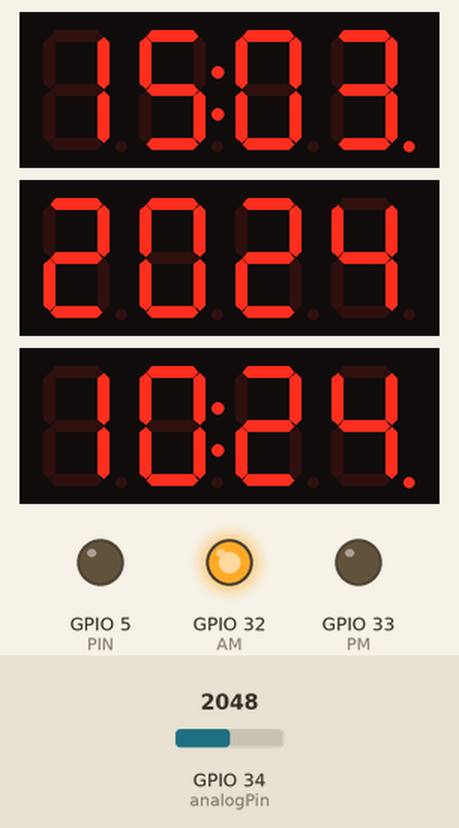
Bench run of a program on a simulated ESP32. On the bench: 3 × 4-digit seven-segment display, output pins drawn as LEDs (lit = HIGH). The inputs (shaded band) are chosen by the test bench; at power-on: GPIO 34 (analogPin) = 2048. WiFi joins after 1.5 s; servers stay silent unless stated; network time is answered at once with the bench clock; the local clock reads 2024-03-15 10:24:30 at power-on unless the program sets it; the audio player accepts every command and is not drawn.

Above: at 4.2 s.
At 90.2 s:
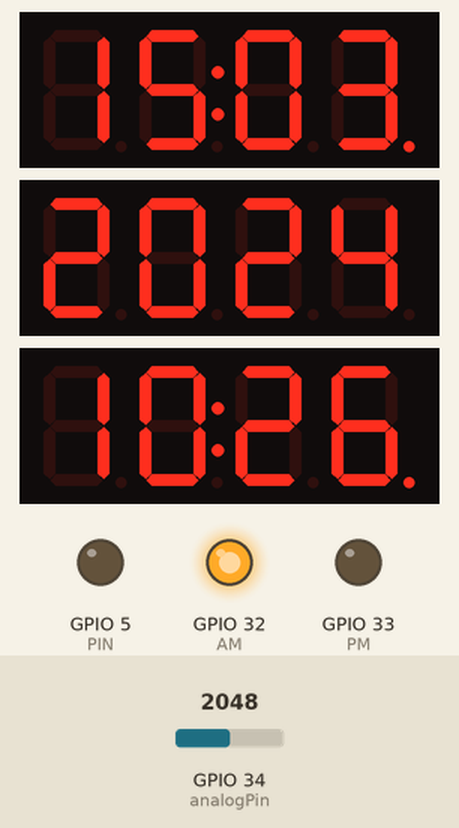
Timing chart, 0 to 91.7 s (numbered marks = the images above):
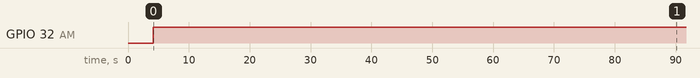

Measured:
- by itself, GPIO 32 (AM): LOW → HIGH at 4.2 s
- what the display in image 0 shows lasts 26.0 s, from 4.2 s to 30.2 s

The program:

main.cpp
```cpp
#include "Adafruit_NeoPixel.h"
#include "TM1637Display.h"
#include "WiFiManager.h"
#include "NTPClient.h"
#include "DFRobotDFPlayerMini.h"


#if (defined(ARDUINO_AVR_UNO) || defined(ESP8266))  // Using a soft serial port
#include <SoftwareSerial.h>
SoftwareSerial softSerial(/*rx =*/16, /*tx =*/17);
#define FPSerial softSerial
#else
#define FPSerial Serial1
#endif

#define PIN      5  // Strip led DIN
#define red_CLK  21 // changed to pin 21 instead pin 16 for dfplayer use
#define red1_DIO 22 // changed to pin 22 instead 17 for dfplayer use
#define red2_DIO 18
#define red3_DIO 19

#define AM 32
#define PM 33

// How many NeoPixels are attached to the Arduino?
#define NUMPIXELS 36 // Popular NeoPixel ring size
#define PIXELROWS 12
bool res;
int var=-1;
int analogPin = 34;
const long utcOffsetInSeconds = 3600; // Offset in second
int Hour = 0;
//========================USEFUL VARIABLES=============================
int UTC = 1; // UTC + value in hour -  2 = Summer time
int Display_backlight = 3; // Set displays brightness 0 to 7;
int winterOffset_sec = 3600;
int summerOffset_sec = 7200;
int updateInterval = 60000;
//======================================================================

// When setting up the NeoPixel library, we tell it how many pixels,
Adafruit_NeoPixel pixels(NUMPIXELS, PIN, NEO_GRB + NEO_KHZ800);
// Setup the red displays
TM1637Display red1(red_CLK, red1_DIO);
TM1637Display red2(red_CLK, red2_DIO);
TM1637Display red3(red_CLK, red3_DIO);

WiFiUDP ntpUDP;
NTPClient timeClient(ntpUDP, "fr.pool.ntp.org", (utcOffsetInSeconds * UTC), updateInterval);

DFRobotDFPlayerMini myDFPlayer;  // declare mp3 player

void colorOne() {
  pixels.clear();
  for(int i=0; i<12; i++){ pixels.setPixelColor(i, pixels.Color(255,0,0)); }
  for(int i=12; i<24; i++){ pixels.setPixelColor(i, pixels.Color(160,160,0)); }
  for(int i=24; i<NUMPIXELS; i++){ pixels.setPixelColor(i, pixels.Color(255,0,0)); }
  pixels.show();
}

void colorTwo() {
  pixels.clear();
  for(int i=0; i<12; i++) { pixels.setPixelColor(i, pixels.Color(0,0,255)); }
  for(int i=12; i<24; i++) { pixels.setPixelColor(i, pixels.Color(200,250,255)); }
  for(int i=24; i<NUMPIXELS; i++){ pixels.setPixelColor(i, pixels.Color(0,0,255)); }
  pixels.show();
}

void colorThree() {
    pixels.clear();
    for(int i=0; i<7;i++){ pixels.setPixelColor(i, pixels.Color(255,0,0)); }
    for(int i=7; i<13;i++){ pixels.setPixelColor(i, pixels.Color(160,160,0)); }
    for(int i=13; i<19;i++){ pixels.setPixelColor(i, pixels.Color(255,0,0)); }
    for(int i=19; i<25;i++){ pixels.setPixelColor(i, pixels.Color(255,0,0)); }
    for(int i=25; i<31;i++){ pixels.setPixelColor(i, pixels.Color(255,0,0)); }
    for(int i=31; i<37;i++){ pixels.setPixelColor(i, pixels.Color(160,160,0)); }
    pixels.show();
}
void colorFour() {
    pixels.clear();
    for(int i=0; i<7;i++){ pixels.setPixelColor(i, pixels.Color(0,0,255)); }
    for(int i=7; i<13;i++){ pixels.setPixelColor(i, pixels.Color(200,250,255)); }
    for(int i=13; i<19;i++){ pixels.setPixelColor(i, pixels.Color(0,0,255)); }
    for(int i=19; i<25;i++){ pixels.setPixelColor(i, pixels.Color(0,0,255)); }
    for(int i=25; i<31;i++){ pixels.setPixelColor(i, pixels.Color(200,250,255)); }
    for(int i=31; i<37;i++){ pixels.setPixelColor(i, pixels.Color(0,0,255)); }
    pixels.show();
}
void colorFive() {
    pixels.clear();
    for(int i=0; i<7;i++){ pixels.setPixelColor(i, pixels.Color(255,0,10)); }
    for(int i=7; i<13;i++){pixels.setPixelColor(i, pixels.Color(0,10,255)); }
    for(int i=13; i<19;i++){ pixels.setPixelColor(i, pixels.Color(255,0,10)); }
    for(int i=19; i<25;i++){ pixels.setPixelColor(i, pixels.Color(255,0,10)); }
    for(int i=25; i<31;i++){ pixels.setPixelColor(i, pixels.Color(0,10,255)); }
    for(int i=31; i<37;i++){ pixels.setPixelColor(i, pixels.Color(255,0,10)); }
    pixels.show();
}
void colorSix() {
    pixels.clear();
    for (int i = 0; i < PIXELROWS; i++) { pixels.setPixelColor(i, pixels.Color(255, 99, 71)); }
    for (int i = PIXELROWS; i < (PIXELROWS * 2); i++) { pixels.setPixelColor(i, pixels.Color(127, 0, 255)); }
    for (int i = (PIXELROWS * 2); i < NUMPIXELS; i++) { pixels.setPixelColor(i, pixels.Color(255, 99, 71)); }
    pixels.show();
}
void colorSeven() {
    pixels.clear();
    for (int i = 0; i < PIXELROWS; i++) { pixels.setPixelColor(i, pixels.Color(124, 252, 0)); }
    for (int i = PIXELROWS; i < (PIXELROWS * 2); i++) { pixels.setPixelColor(i, pixels.Color(255, 150, 0)); }
    for (int i = (PIXELROWS * 2); i < NUMPIXELS; i++) { pixels.setPixelColor(i, pixels.Color(124, 252, 0)); }
    pixels.show();
}
void colorEight() {
    pixels.clear();
    for (int i = 0; i < PIXELROWS; i++) { pixels.setPixelColor(i, pixels.Color(70, 0, 150)); }
    for (int i = PIXELROWS; i < (PIXELROWS * 2); i++) { pixels.setPixelColor(i, pixels.Color(170, 100, 255)); }
    for (int i = (PIXELROWS * 2); i < NUMPIXELS; i++) { pixels.setPixelColor(i, pixels.Color(70, 0, 150)); }
    pixels.show();
}

void clearColor() {
  pixels.clear();
  for(int i=0; i<NUMPIXELS;i++){ pixels.setPixelColor(i, pixels.Color(0,0,0)); }
  pixels.show();
}

void setup() {
  // dfplayer
  #if (defined ESP32)
    FPSerial.begin(9600, SERIAL_8N1, /*rx =*/16, /*tx =*/17);  // attached pins to dfplayer
  #else
    FPSerial.begin(9600);
  #endif
  pinMode(PIN, OUTPUT);
  pinMode(red_CLK, OUTPUT);
  pinMode(red1_DIO, OUTPUT);
  pinMode(red2_DIO, OUTPUT);
  pinMode(red3_DIO, OUTPUT);
  pinMode(AM, OUTPUT);
  pinMode(PM, OUTPUT);

  pinMode(analogPin, INPUT);

  Serial.begin(9600);

  WiFiManager manager;

  // manager.resetSettings(); // Uncomment to reset Wifi
  manager.setTimeout(180);
  //fetches ssid and password and tries to connect, if connections succeeds it starts an access point with the name called "BTTF_CLOCK" and waits in a blocking loop for configuration
  res = manager.autoConnect("BTTF_LAMP_CLOCK","password");

  if(!res) {
  Serial.println("failed to connect and timeout occurred");
  ESP.restart(); //reset and try again
  }

  delay(2000);

  timeClient.begin();
  red1.setBrightness(Display_backlight);
  red2.setBrightness(Display_backlight);
  red3.setBrightness(Display_backlight);
  pixels.setBrightness(250);

  // DFPlayer setup
  if (!myDFPlayer.begin(FPSerial, /*isACK = */ true, /*doReset = */ true)) {  //Use serial to communicate with mp3.
    while (true) {
      delay(0);  // Code to compatible with ESP8266 watch dog.
    }
  }
  myDFPlayer.volume(20);  //Set volume value. From 0 to 30
  myDFPlayer.play(6);     //Play the first mp3/wav
}

void loop() {

  timeClient.update();
  unsigned long epochTime = timeClient.getEpochTime();
  struct tm *ptm = gmtime ((time_t *)&epochTime);
  int currentYear = ptm->tm_year+1900;
  int monthDay = ptm->tm_mday;
  int currentMonth = ptm->tm_mon+1;


red1.showNumberDecEx(monthDay,0b01000000,true,2,0);
red1.showNumberDecEx(currentMonth,0b01000000,true,2,2);
red2.showNumberDecEx(currentYear,0b00000000,true);
red3.showNumberDecEx(timeClient.getHours(),0b01000000,true,2,0);
red3.showNumberDecEx(timeClient.getMinutes(),0b01000000,true,2,2);

// 2024 121/331 | 2025 120/330 | 2026 119/325 | 2027 118/331 | 2028 116/329 | 2029 115/328 | 2030 121/327 | 2031 120/326 | 2032 118/331 | 2033 117/330 | 2024 116/329 | 2035 115/328 | 2036 120/326
int summerDayStart[13] = {121, 120, 119, 118, 116, 115, 121, 120, 118, 117, 116, 115, 120};
int winterDayStart[13] = {331, 330, 325, 331, 329, 328, 327, 326, 331, 330, 329, 328, 326};
int startEndIndice = currentYear - 2024;
if (startEndIndice > sizeof(summerDayStart)) startEndIndice = startEndIndice - sizeof(summerDayStart);

if((currentMonth*30 + monthDay) >= summerDayStart[startEndIndice] && (currentMonth*30 + monthDay) < winterDayStart[startEndIndice]){
  timeClient.setTimeOffset(summerOffset_sec);} // Change UTC offset = UTC+2 - Summer
else {timeClient.setTimeOffset((winterOffset_sec));} // Unchange UTC offset = UTC+1 - Winter


if(timeClient.getHours()>=13){
  digitalWrite(AM,0);
  digitalWrite(PM,1);}

else if(timeClient.getHours()==12){
  digitalWrite(AM,0);
  digitalWrite(PM,1);}

else{
  digitalWrite(AM,1);
  digitalWrite(PM,0);}


  pixels.clear(); // Set all pixel colors to 'off'

  if(var>15){var = -1;} // Reset counter

// read the switch
  if(analogRead(analogPin) > 512)
  {
    var = var+1 ;
    myDFPlayer.next();  // Play next mp3/wav on button press
    delay(45);
  }

  delay(100);

  switch (var) {
  case 0:
    colorThree();
    break;

  case 1:
    clearColor();
    break;

  case 2:
    colorFour();
    break;

  case 3:
    clearColor();
    break;

  case 4:
    colorFive();
    break;

  case 5:
    clearColor();
    break;

  case 6:
    colorSix();
    break;

  case 7:
    clearColor();
    break;

  case 8:
    colorSeven();
    break;

  case 9:
    clearColor();
    break;

  case 10:
    colorEight();
    break;

  case 11:
    clearColor();
    break;

  case 12:
    colorOne();
    break;

  case 13:
    clearColor();
    break;

  case 14:
    colorTwo();
    break;

  case 15:
    clearColor();
    break;

  default:
    colorOne();
    break;
  }
}
```
